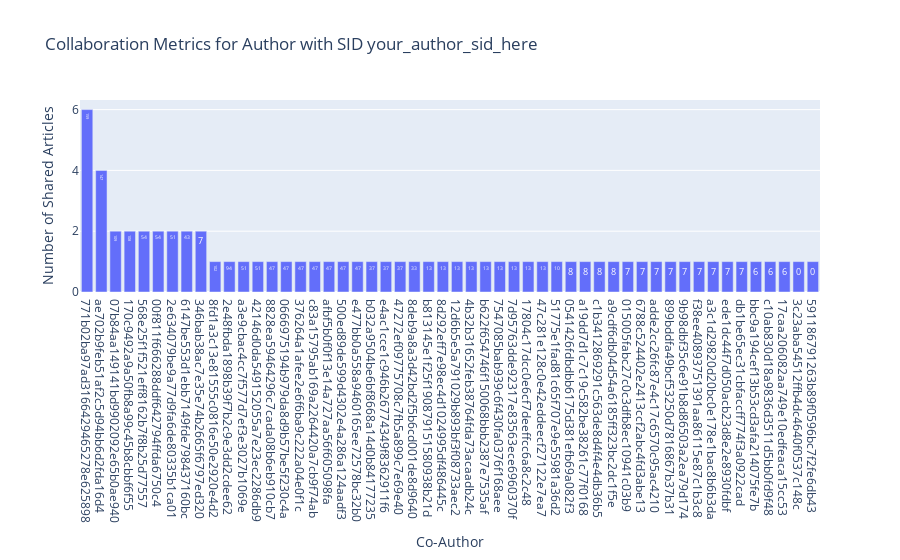

Notebook code for this chart:
### Code cell
# Plotting with Plotly
fig = px.bar(collaboration_df, x='CO_AUTHOR', y='SHARED_ARTICLE_COUNT', text='TOTAL_CITATIONS',
             hover_data=['TOTAL_CITATIONS'],
             labels={
                 'CO_AUTHOR': 'Co-Author',
                 'SHARED_ARTICLE_COUNT': 'Number of Shared Articles',
                 'TOTAL_CITATIONS': 'Total Citations'
             },
             title='Collaboration Metrics for Author with SID your_author_sid_here')

fig.show()

### Figure 1 — Plotly figure (JSON) as saved in the notebook; plotly's stock layout.template omitted (floating-point values rounded to 4 significant figures)
{"data": [{"alignmentgroup": "True", "customdata": [[159], [147], [109], [108], [54], [54], [51], [43], [7], [102], [94], [51], [51], [47], [47], [47], [47], [47], [47], [47], [37], [37], [37], [33], [13], [13], [13], [13], [13], [13], [13], [13], [13], [10], [8], [8], [8], [8], [7], [7], [7], [7], [7], [7], [7], [7], [7], [6], [6], [6], [0], [0]], "hovertemplate": "Co-Author=%{x}<br>Number of Shared Articles=%{y}<br>Total Citations=%{customdata[0]}<extra></extra>", "legendgroup": "", "marker": {"color": "#636efa", "pattern": {"shape": ""}}, "name": "", "offsetgroup": "", "orientation": "v", "showlegend": false, "text": [159, 147, 109, 108, 54, 54, 51, 43, 7, 102, 94, 51, 51, 47, 47, 47, 47, 47, 47, 47, 37, 37, 37, 33, 13, 13, 13, 13, 13, 13, 13, 13, 13, 10, 8, 8, 8, 8, 7, 7, 7, 7, 7, 7, 7, 7, 7, 6, 6, 6, 0, 0], "textposition": "auto", "type": "bar", "x": ["771b02ba97ad3166429465278e625898", "ae702b9feb51af2c5d94bb6d2fda16d4", "07b84aa149141bd9902092e65b0ae940", "170c9492a9a50fb8a99c45b8cbbf6f55", "568e25f1f521eff8162b7f8b25d77557", "00f811f666288ddf642794ffda6750c4", "2e634079be9a77d9fa6de80335b1ca01", "6147be553d1ebb7149fde798437160bc", "346bab38ac7e35e74b2665f6797ed320", "8fd1a3c13e81555c0816e50e2920e4d2", "2e48fbda1898b39f7b2c9e3dd2cdee62", "a3e9cbac4cc7f577d7ef3e3027b1069e", "42146d0da549152055a7e23ec2286db9", "8828ea59464296c7cada08b6eb910cb7", "0666975194b979da8d9b57be5f230c4a", "376264a1afee2e6f6ba9c222a04e0f1c", "c83a15795ab169a2264420a7cb9f74ab", "afbf5b0f0f13e14a727aa56f605098fa", "500ed89de599d4302e4a286a124aadf3", "e477bb0a558a9460165ee72578bc32b0", "b032a9504be6bf8668a14d0b84177235", "e4ac1cce1c946b26774349f8362911f6", "47272ef09775708c7fb5a899c7e69e40", "8deb9a8a3d42bd2f5b6cd001de8d9640", "b813145e1f25f190879151580938b21d", "8d292eff7e98ec4d1024995df486445c", "12d6b5e5a791029b893bf3f08733aec2", "4b32b31652feb38764fda73acaadb24c", "b622f654746f150068bbb2387e7535af", "7547085bab939c6f430fa0376f168aee", "7d95763dde92317e83563ece6960370f", "17804c17dcc0e6cf7deeffcc6a8c2c48", "47c281e128c0e42eddeecf27122e7ea7", "51775e1fad81c65f707e9e55981a36d2", "0541426fdbdbb6175d381efb69a082f3", "a19dd7d1c7c19c582be38261c77f0168", "c1b3412869291c563de8d4f4e4db36b5", "a9cdf6db04d54a6185ff323bc2dc1f5e", "015005fabc27c0c3dfb8ec10941c03b9", "6788c524402e2413ccf2abc4fd3abe13", "adde2cc26fc87e4c17c6570c95ac4210", "899bddfa49bcf53250d7816867b37b31", "9b98dbf35c6e91b8d86503a2ea79d174", "f38ee40893751391aa86115e87c1b3c8", "a3c1d29820d20bc0e178e1bac8b6b3da", "ede1dc44f7d050acb23d8e2e8930fdbf", "db1be65ec31cbfaccff774f3a0922cad", "bbc9a194cef13b53cd3afa214075fe7b", "c10ab830d18a9836d3511d5bb0fd9f48", "17caa206082aa749e10edfeaca15cc53", "3c23aba54512ffb4dc4640f0537c148c", "591186791263b89f0596bc7f2fe6db43"], "xaxis": "x", "y": [6, 4, 2, 2, 2, 2, 2, 2, 2, 1, 1, 1, 1, 1, 1, 1, 1, 1, 1, 1, 1, 1, 1, 1, 1, 1, 1, 1, 1, 1, 1, 1, 1, 1, 1, 1, 1, 1, 1, 1, 1, 1, 1, 1, 1, 1, 1, 1, 1, 1, 1, 1], "yaxis": "y"}], "layout": {"barmode": "relative", "legend": {"tracegroupgap": 0}, "title": {"text": "Collaboration Metrics for Author with SID your_author_sid_here"}, "xaxis": {"anchor": "y", "domain": [0, 1], "title": {"text": "Co-Author"}}, "yaxis": {"anchor": "x", "domain": [0, 1], "title": {"text": "Number of Shared Articles"}}}}
